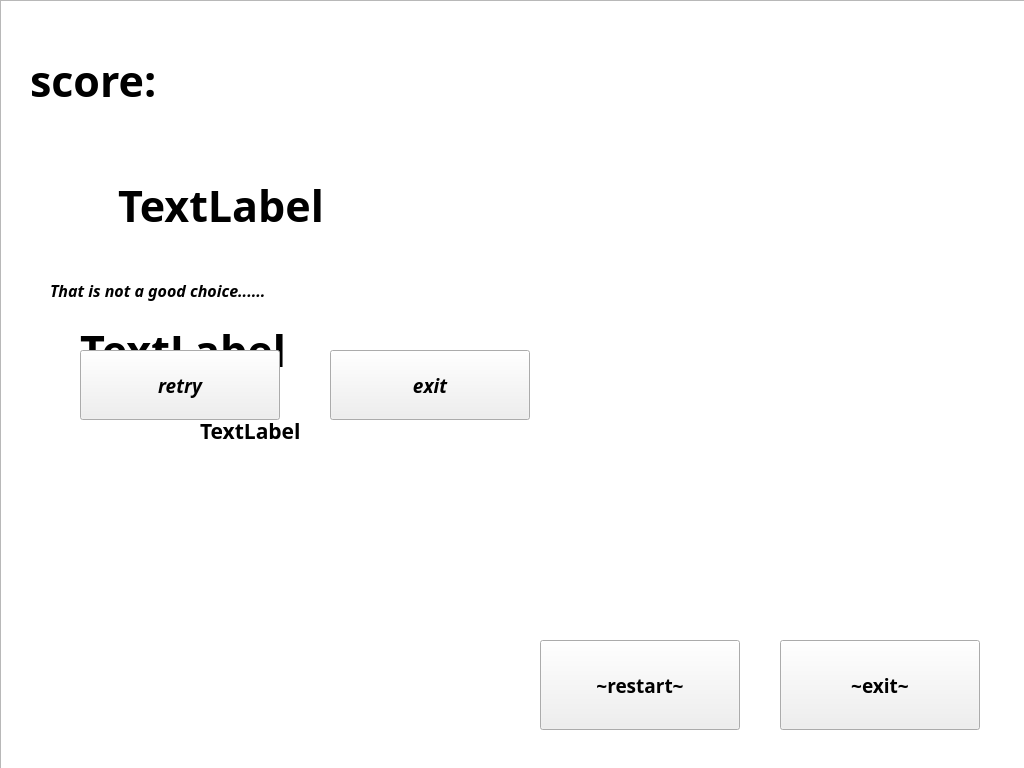
<?xml version="1.0" encoding="UTF-8"?>
<ui version="4.0">
 <class>GameWindow</class>
 <widget class="QDialog" name="GameWindow">
  <property name="geometry">
   <rect>
    <x>0</x>
    <y>0</y>
    <width>1024</width>
    <height>768</height>
   </rect>
  </property>
  <property name="font">
   <font>
    <family>Agency FB</family>
    <pointsize>32</pointsize>
    <weight>75</weight>
    <bold>true</bold>
   </font>
  </property>
  <property name="focusPolicy">
   <enum>Qt::StrongFocus</enum>
  </property>
  <property name="windowTitle">
   <string>Dialog</string>
  </property>
  <widget class="QLabel" name="label">
   <property name="geometry">
    <rect>
     <x>-2</x>
     <y>-1</y>
     <width>1024</width>
     <height>816</height>
    </rect>
   </property>
   <property name="focusPolicy">
    <enum>Qt::NoFocus</enum>
   </property>
   <property name="text">
    <string/>
   </property>
   <property name="pixmap">
    <pixmap resource="pics.qrc">:/pics/game_bg1.gif</pixmap>
   </property>
  </widget>
  <widget class="QLCDNumber" name="lcdNumber">
   <property name="enabled">
    <bool>true</bool>
   </property>
   <property name="geometry">
    <rect>
     <x>710</x>
     <y>30</y>
     <width>291</width>
     <height>111</height>
    </rect>
   </property>
   <property name="mouseTracking">
    <bool>false</bool>
   </property>
   <property name="focusPolicy">
    <enum>Qt::NoFocus</enum>
   </property>
   <property name="acceptDrops">
    <bool>false</bool>
   </property>
   <property name="autoFillBackground">
    <bool>false</bool>
   </property>
   <property name="smallDecimalPoint">
    <bool>false</bool>
   </property>
  </widget>
  <widget class="QLabel" name="label_2">
   <property name="geometry">
    <rect>
     <x>710</x>
     <y>50</y>
     <width>301</width>
     <height>81</height>
    </rect>
   </property>
   <property name="font">
    <font>
     <family>Agency FB</family>
     <pointsize>32</pointsize>
     <weight>50</weight>
     <bold>false</bold>
    </font>
   </property>
   <property name="focusPolicy">
    <enum>Qt::NoFocus</enum>
   </property>
   <property name="text">
    <string>Time:</string>
   </property>
   <property name="textFormat">
    <enum>Qt::AutoText</enum>
   </property>
  </widget>
  <widget class="QLabel" name="label_3">
   <property name="geometry">
    <rect>
     <x>-10</x>
     <y>210</y>
     <width>1041</width>
     <height>141</height>
    </rect>
   </property>
   <property name="focusPolicy">
    <enum>Qt::NoFocus</enum>
   </property>
   <property name="text">
    <string/>
   </property>
   <property name="pixmap">
    <pixmap resource="pics.qrc">:/pics/game_bg3.jpg</pixmap>
   </property>
  </widget>
  <widget class="QLabel" name="label_4">
   <property name="geometry">
    <rect>
     <x>770</x>
     <y>150</y>
     <width>321</width>
     <height>221</height>
    </rect>
   </property>
   <property name="focusPolicy">
    <enum>Qt::NoFocus</enum>
   </property>
   <property name="text">
    <string/>
   </property>
   <property name="pixmap">
    <pixmap resource="pics.qrc">:/pics/movie2.png</pixmap>
   </property>
  </widget>
  <widget class="QLabel" name="label_5">
   <property name="geometry">
    <rect>
     <x>790</x>
     <y>290</y>
     <width>61</width>
     <height>61</height>
    </rect>
   </property>
   <property name="focusPolicy">
    <enum>Qt::NoFocus</enum>
   </property>
   <property name="text">
    <string/>
   </property>
   <property name="pixmap">
    <pixmap resource="pics.qrc">:/pics/game_bg3.jpg</pixmap>
   </property>
  </widget>
  <widget class="QGraphicsView" name="graphicsView">
   <property name="geometry">
    <rect>
     <x>0</x>
     <y>0</y>
     <width>1100</width>
     <height>900</height>
    </rect>
   </property>
   <property name="focusPolicy">
    <enum>Qt::NoFocus</enum>
   </property>
   <property name="styleSheet">
    <string notr="true"/>
   </property>
   <property name="interactive">
    <bool>true</bool>
   </property>
  </widget>
  <widget class="QLabel" name="label_6">
   <property name="geometry">
    <rect>
     <x>140</x>
     <y>350</y>
     <width>131</width>
     <height>61</height>
    </rect>
   </property>
   <property name="font">
    <font>
     <pointsize>16</pointsize>
    </font>
   </property>
   <property name="text">
    <string>score:</string>
   </property>
  </widget>
  <widget class="QLabel" name="label_7">
   <property name="geometry">
    <rect>
     <x>200</x>
     <y>400</y>
     <width>131</width>
     <height>61</height>
    </rect>
   </property>
   <property name="font">
    <font>
     <pointsize>16</pointsize>
    </font>
   </property>
   <property name="text">
    <string>TextLabel</string>
   </property>
  </widget>
  <widget class="QLabel" name="label_8">
   <property name="geometry">
    <rect>
     <x>0</x>
     <y>-15</y>
     <width>1050</width>
     <height>800</height>
    </rect>
   </property>
   <property name="text">
    <string/>
   </property>
   <property name="pixmap">
    <pixmap resource="pics.qrc">:/pics/endbg2.jpg</pixmap>
   </property>
  </widget>
  <widget class="QPushButton" name="pushButton">
   <property name="geometry">
    <rect>
     <x>540</x>
     <y>640</y>
     <width>200</width>
     <height>90</height>
    </rect>
   </property>
   <property name="font">
    <font>
     <pointsize>14</pointsize>
    </font>
   </property>
   <property name="focusPolicy">
    <enum>Qt::NoFocus</enum>
   </property>
   <property name="text">
    <string>~restart~</string>
   </property>
  </widget>
  <widget class="QPushButton" name="pushButton_2">
   <property name="geometry">
    <rect>
     <x>780</x>
     <y>640</y>
     <width>200</width>
     <height>90</height>
    </rect>
   </property>
   <property name="font">
    <font>
     <pointsize>14</pointsize>
    </font>
   </property>
   <property name="focusPolicy">
    <enum>Qt::NoFocus</enum>
   </property>
   <property name="text">
    <string>~exit~</string>
   </property>
  </widget>
  <widget class="QLabel" name="label_9">
   <property name="geometry">
    <rect>
     <x>30</x>
     <y>-20</y>
     <width>300</width>
     <height>200</height>
    </rect>
   </property>
   <property name="text">
    <string>score:</string>
   </property>
  </widget>
  <widget class="QLabel" name="label_10">
   <property name="geometry">
    <rect>
     <x>118</x>
     <y>130</y>
     <width>221</width>
     <height>151</height>
    </rect>
   </property>
   <property name="text">
    <string>TextLabel</string>
   </property>
  </widget>
  <widget class="QLabel" name="label_11">
   <property name="geometry">
    <rect>
     <x>80</x>
     <y>150</y>
     <width>400</width>
     <height>400</height>
    </rect>
   </property>
   <property name="text">
    <string>TextLabel</string>
   </property>
  </widget>
  <widget class="QLabel" name="label_12">
   <property name="geometry">
    <rect>
     <x>0</x>
     <y>0</y>
     <width>1024</width>
     <height>768</height>
    </rect>
   </property>
   <property name="text">
    <string/>
   </property>
   <property name="pixmap">
    <pixmap resource="pics.qrc">:/pics/gameoverbg.jpg</pixmap>
   </property>
  </widget>
  <widget class="QLabel" name="label_13">
   <property name="geometry">
    <rect>
     <x>0</x>
     <y>-50</y>
     <width>454</width>
     <height>340</height>
    </rect>
   </property>
   <property name="font">
    <font>
     <family>Curlz MT</family>
     <pointsize>20</pointsize>
    </font>
   </property>
   <property name="text">
    <string/>
   </property>
   <property name="pixmap">
    <pixmap resource="pics.qrc">:/pics/gameover4.png</pixmap>
   </property>
  </widget>
  <widget class="QLabel" name="label_14">
   <property name="geometry">
    <rect>
     <x>50</x>
     <y>40</y>
     <width>1000</width>
     <height>500</height>
    </rect>
   </property>
   <property name="font">
    <font>
     <family>Algerian</family>
     <pointsize>12</pointsize>
     <italic>true</italic>
    </font>
   </property>
   <property name="text">
    <string>That is not a good choice......</string>
   </property>
  </widget>
  <widget class="QPushButton" name="pushButton_3">
   <property name="geometry">
    <rect>
     <x>80</x>
     <y>350</y>
     <width>200</width>
     <height>70</height>
    </rect>
   </property>
   <property name="font">
    <font>
     <family>Algerian</family>
     <pointsize>14</pointsize>
     <weight>75</weight>
     <italic>true</italic>
     <bold>true</bold>
    </font>
   </property>
   <property name="focusPolicy">
    <enum>Qt::NoFocus</enum>
   </property>
   <property name="text">
    <string>retry</string>
   </property>
  </widget>
  <widget class="QPushButton" name="pushButton_4">
   <property name="geometry">
    <rect>
     <x>330</x>
     <y>350</y>
     <width>200</width>
     <height>70</height>
    </rect>
   </property>
   <property name="font">
    <font>
     <family>Algerian</family>
     <pointsize>14</pointsize>
     <italic>true</italic>
    </font>
   </property>
   <property name="focusPolicy">
    <enum>Qt::NoFocus</enum>
   </property>
   <property name="text">
    <string>exit</string>
   </property>
  </widget>
  <widget class="QLabel" name="label_15">
   <property name="geometry">
    <rect>
     <x>-130</x>
     <y>0</y>
     <width>500</width>
     <height>500</height>
    </rect>
   </property>
   <property name="text">
    <string/>
   </property>
   <property name="pixmap">
    <pixmap resource="pics.qrc">:/pics/movie6.png</pixmap>
   </property>
  </widget>
  <zorder>label</zorder>
  <zorder>lcdNumber</zorder>
  <zorder>label_2</zorder>
  <zorder>label_3</zorder>
  <zorder>label_6</zorder>
  <zorder>label_4</zorder>
  <zorder>label_5</zorder>
  <zorder>label_15</zorder>
  <zorder>graphicsView</zorder>
  <zorder>label_7</zorder>
  <zorder>label_8</zorder>
  <zorder>label_9</zorder>
  <zorder>label_10</zorder>
  <zorder>pushButton</zorder>
  <zorder>pushButton_2</zorder>
  <zorder>label_11</zorder>
  <zorder>label_12</zorder>
  <zorder>label_13</zorder>
  <zorder>label_14</zorder>
  <zorder>pushButton_3</zorder>
  <zorder>pushButton_4</zorder>
 </widget>
 <resources>
  <include location="pics.qrc"/>
 </resources>
 <connections/>
</ui>
